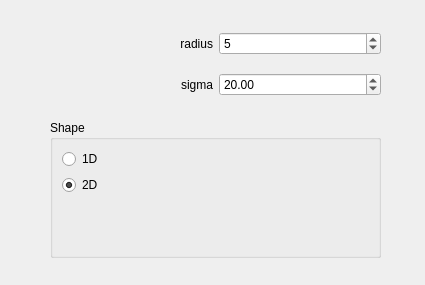
<?xml version="1.0" encoding="UTF-8"?>
<ui version="4.0">
 <class>WdgShapeOptions</class>
 <widget class="QWidget" name="WdgShapeOptions">
  <property name="geometry">
   <rect>
    <x>0</x>
    <y>0</y>
    <width>425</width>
    <height>285</height>
   </rect>
  </property>
  <property name="sizePolicy">
   <sizepolicy hsizetype="Minimum" vsizetype="Minimum">
    <horstretch>0</horstretch>
    <verstretch>0</verstretch>
   </sizepolicy>
  </property>
  <property name="minimumSize">
   <size>
    <width>425</width>
    <height>285</height>
   </size>
  </property>
  <widget class="QWidget" name="layoutWidget">
   <property name="geometry">
    <rect>
     <x>50</x>
     <y>20</y>
     <width>331</width>
     <height>89</height>
    </rect>
   </property>
   <layout class="QGridLayout" name="gridLayout">
    <item row="0" column="0">
     <widget class="QLabel" name="radiusLabel">
      <property name="text">
       <string>radius</string>
      </property>
      <property name="alignment">
       <set>Qt::AlignRight|Qt::AlignTrailing|Qt::AlignVCenter</set>
      </property>
     </widget>
    </item>
    <item row="0" column="1">
     <widget class="QSpinBox" name="radiusSpinBox">
      <property name="value">
       <number>5</number>
      </property>
     </widget>
    </item>
    <item row="1" column="0">
     <widget class="QLabel" name="sigmaLabel">
      <property name="text">
       <string>sigma</string>
      </property>
      <property name="alignment">
       <set>Qt::AlignRight|Qt::AlignTrailing|Qt::AlignVCenter</set>
      </property>
     </widget>
    </item>
    <item row="1" column="1">
     <widget class="QDoubleSpinBox" name="sigmaSpinBox">
      <property name="value">
       <double>20.000000000000000</double>
      </property>
     </widget>
    </item>
   </layout>
  </widget>
  <widget class="QWidget" name="layoutWidget">
   <property name="geometry">
    <rect>
     <x>50</x>
     <y>120</y>
     <width>331</width>
     <height>138</height>
    </rect>
   </property>
   <layout class="QGridLayout" name="gridLayout_2">
    <item row="0" column="0">
     <widget class="QGroupBox" name="shapeGroup">
      <property name="title">
       <string>Shape</string>
      </property>
      <layout class="QGridLayout" name="gridLayout_5">
       <item row="0" column="0">
        <widget class="QRadioButton" name="oneDimBrushBtn">
         <property name="text">
          <string>1D</string>
         </property>
         <property name="checked">
          <bool>false</bool>
         </property>
        </widget>
       </item>
       <item row="1" column="0">
        <widget class="QRadioButton" name="twoDimBrushBtn">
         <property name="text">
          <string>2D</string>
         </property>
         <property name="checked">
          <bool>true</bool>
         </property>
        </widget>
       </item>
       <item row="2" column="0">
        <spacer name="verticalSpacer_2">
         <property name="orientation">
          <enum>Qt::Vertical</enum>
         </property>
         <property name="sizeHint" stdset="0">
          <size>
           <width>20</width>
           <height>40</height>
          </size>
         </property>
        </spacer>
       </item>
      </layout>
     </widget>
    </item>
   </layout>
  </widget>
 </widget>
 <resources/>
 <connections/>
</ui>
